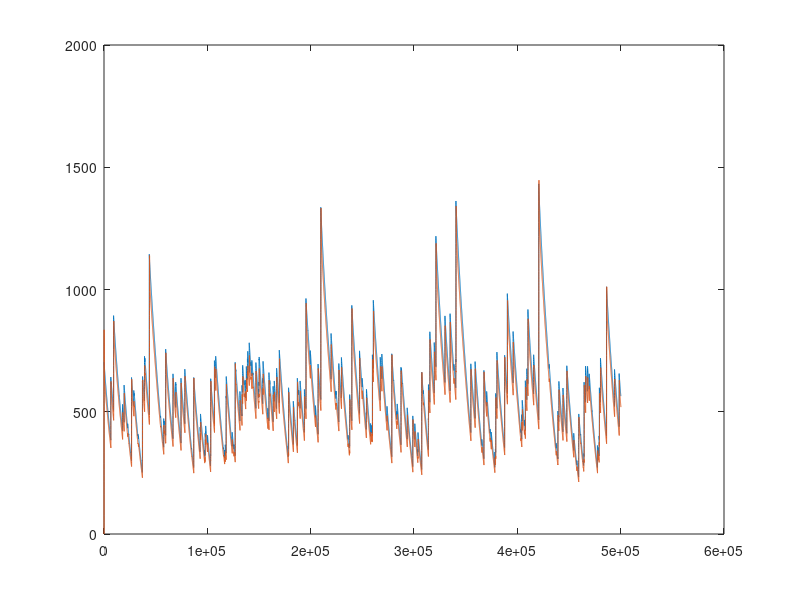
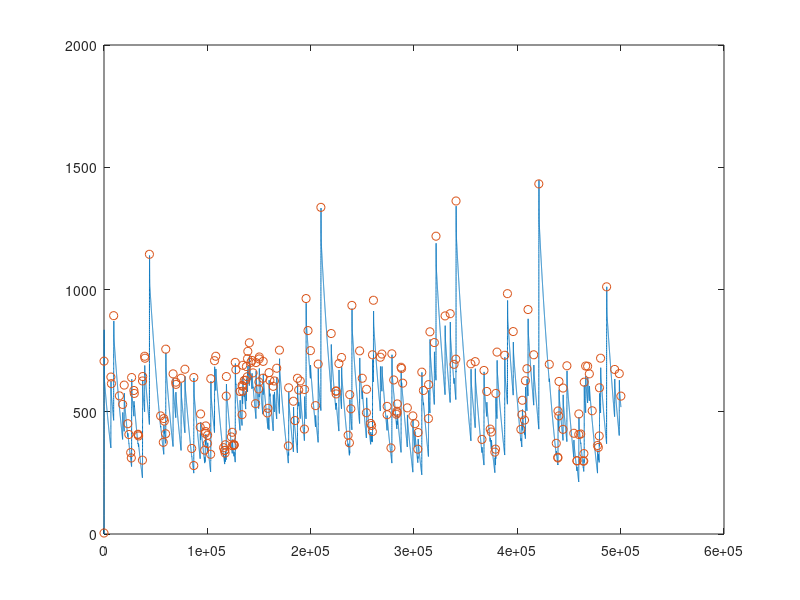
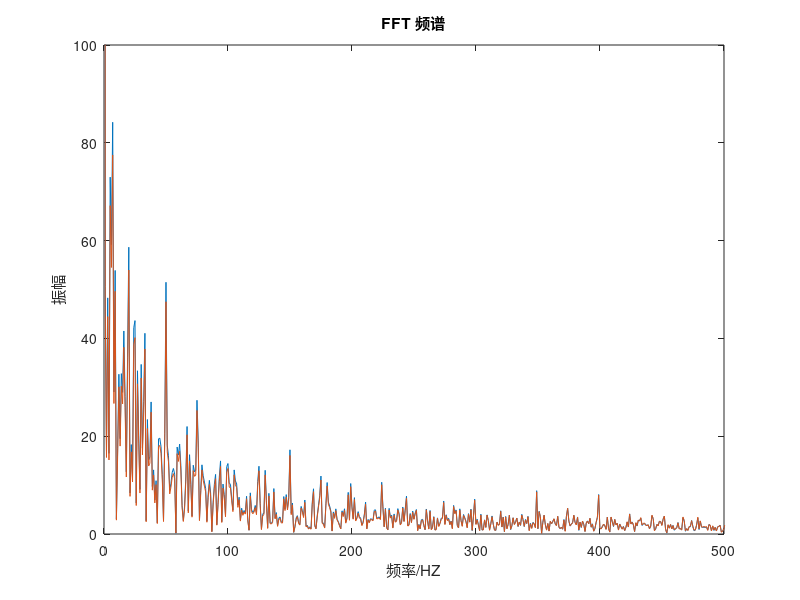

MATLAB code for these plots, in order:
clear;
close all;
raw_data = load('raw_data.txt');
filter_data = load('filter_data.txt');
sd_rd=std(raw_data);
[l,N]=size(raw_data);  %N为数据长度
raw_data= raw_data(100:N);
figure(1);
plot(raw_data);
hold on;
plot(filter_data);
y_data = load('m_ydata.txt');
x_data = load('m_xdata.txt');
hold off;
figure;
plot(filter_data);
hold on;
%plot(x_data,y_data,'-+');hold off;
plot(x_data,y_data,'o');hold off;

%peaks = AMPD_P(filter_data,2,1);

N = N-100;
fs=500000;         %采样率 % Sampling Frequency 
%NFFT=2^nextpow2(N);  
NFFT=N;
n=0:N-1;
t=n/fs;
f=(0:N-1)*fs/N;

y_raw=fft(raw_data,NFFT);
mag1=abs(y_raw);



y_filter=fft(filter_data,NFFT);
mag2=abs(y_filter);

figure(4);
plot(f(1:N/2),mag1(1:N/2)*2/N ,f(1:N/2),mag2(1:N/2)*2/N );  
 
title('FFT 频谱');
xlabel('频率/HZ');ylabel('振幅');
axis([000 500 0 100]); 


% figure(2);
% subplot(211);
% plot(f(1:N/2),mag1(1:N/2)*2/N);
% title('FFT 频谱');
% xlabel('频率/HZ');ylabel('振幅');
% axis([0 1000 0 3000]); 
% subplot(212);
% plot(f(1:N/2),mag2(1:N/2)*2/N);
% title('FFT 频谱');
% xlabel('频率/HZ');ylabel('振幅');
% axis([0 1000 0 3000]); 
